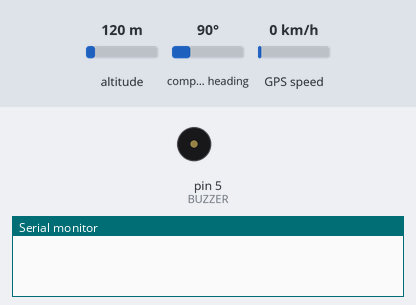
This sketch was run on a simulated Arduino Uno, built with avr-gcc and run on an emulated ATmega328P. On the bench: buzzer (waves = sounding, pin HIGH), the last lines printed to the serial monitor. Inputs (shaded band) come from the test bench; at power-on: altitude 120 m, compass heading 90°, GPS speed 0 km/h. The GPS gets a fix after 3 s at 37.7749, -122.4194 with 8 satellites; the modem accepts every AT command (registered, SIM ready, sends succeed) and sends nothing else.

Above: at 0.1 s.
At 99.9 s:
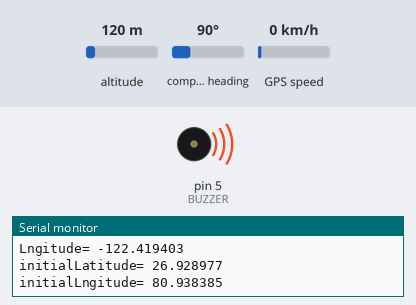
Timing chart, 0 to 104.6 s (numbered marks = the images above):
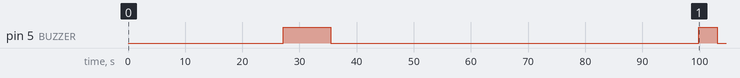

The sketch:

src.ino
```cpp
#include <SoftwareSerial.h>

#include <AltSoftSerial.h>
#include <TinyGPS++.h>

//--------------------------------------------------------------
//enter your personal phone number to receive sms alerts.
//phone number must start with country code.
const String PHONE = "+917619958441";
//--------------------------------------------------------------
//GSM Module RX pin to Arduino 9
//GSM Module TX pin to Arduino 8
#define rxPin 9
#define txPin 8
SoftwareSerial sim800(rxPin,txPin);
//--------------------------------------------------------------
//GPS Module RX pin to Arduino 11
//GPS Module TX pin to Arduino 12
AltSoftSerial neogps;
TinyGPSPlus gps;
//--------------------------------------------------------------
#define BUZZER 5

// Alarm
int buzzer_timer = 0;
bool alarm = false;
boolean send_alert_once = true;
//--------------------------------------------------------------
// Size of the geo fence (in meters)
const float maxDistance = 30;

//--------------------------------------------------------------
float initialLatitude = 26.9289779376603;
float initialLongitude = 80.93838258728356;

float latitude, longitude;
//--------------------------------------------------------------


void getGps(float& latitude, float& longitude);


/*****************************************************************************************
 * setup() function
 *****************************************************************************************/
void setup()
{
  //--------------------------------------------------------------
  //Serial.println("Arduino serial initialize");
  Serial.begin(9600);
  //--------------------------------------------------------------
  //Serial.println("SIM800L serial initialize");
  sim800.begin(9600);
  //--------------------------------------------------------------
  //Serial.println("NEO6M serial initialize");
  neogps.begin(9600);
  //--------------------------------------------------------------
  pinMode(BUZZER, OUTPUT);
  //--------------------------------------------------------------
  sim800.println("AT"); //Check GSM Module
  delay(1000);
  sim800.println("ATE1"); //Echo ON
  delay(1000);
  sim800.println("AT+CPIN?"); //Check SIM ready
  delay(1000);
  sim800.println("AT+CMGF=1"); //SMS text mode
  delay(1000);
  sim800.println("AT+CNMI=1,1,0,0,0"); /// Decides how newly arrived SMS should be handled
  delay(1000);
  //AT +CNMI = 2,1,0,0,0 - AT +CNMI = 2,2,0,0,0 (both are same)
  //--------------------------------------------------------------
  delay(20000);
  buzzer_timer = millis();
}


/*****************************************************************************************
 * loop() function
 *****************************************************************************************/
void loop()
{
  //--------------------------------------------------------------
  getGps(latitude, longitude);
  //--------------------------------------------------------------
  float distance = getDistance(latitude, longitude, initialLatitude, initialLongitude);
  //--------------------------------------------------------------
  Serial.print("Latitude= "); Serial.println(latitude, 6);
  Serial.print("Lngitude= "); Serial.println(longitude, 6);
  Serial.print("initialLatitude= "); Serial.println(initialLatitude, 6);
  Serial.print("initialLngitude= "); Serial.println(initialLongitude, 6);
  Serial.print("current Distance= "); Serial.println(distance);
  //--------------------------------------------------------------
  // Set alarm on?
  if(distance > maxDistance) {
    //------------------------------------------
    if(send_alert_once == true){
      digitalWrite(BUZZER, HIGH);
      sendAlert();
      alarm = true;
      send_alert_once = false;
      buzzer_timer = millis();
    }
    //------------------------------------------
  }
  else{
    send_alert_once = true;
  }
  //--------------------------------------------------------------

  // Handle alarm
  if (alarm == true) {
    if (millis() - buzzer_timer > 5000) {
      digitalWrite(BUZZER, LOW);
      alarm = false;
      buzzer_timer = 0;
    }
  }
  //--------------------------------------------------------------
  while(sim800.available()){
    Serial.println(sim800.readString());
  }
  //--------------------------------------------------------------
  while(Serial.available())  {
    sim800.println(Serial.readString());
  }
  //--------------------------------------------------------------


}


/*****************************************************************************************
* getDistance() function
*****************************************************************************************/

// Calculate distance between two points
float getDistance(float flat1, float flon1, float flat2, float flon2) {

  // Variables
  float dist_calc=0;
  float dist_calc2=0;
  float diflat=0;
  float diflon=0;

  // Calculations
  diflat  = radians(flat2-flat1);
  flat1 = radians(flat1);
  flat2 = radians(flat2);
  diflon = radians((flon2)-(flon1));

  dist_calc = (sin(diflat/2.0)*sin(diflat/2.0));
  dist_calc2 = cos(flat1);
  dist_calc2*=cos(flat2);
  dist_calc2*=sin(diflon/2.0);
  dist_calc2*=sin(diflon/2.0);
  dist_calc +=dist_calc2;

  dist_calc=(2*atan2(sqrt(dist_calc),sqrt(1.0-dist_calc)));

  dist_calc*=6371000.0; //Converting to meters

  return dist_calc;
}


/*****************************************************************************************
 * getGps() Function
*****************************************************************************************/
void getGps(float& latitude, float& longitude)
{
  // Can take up to 60 seconds
  boolean newData = false;
  for (unsigned long start = millis(); millis() - start < 2000;){
    while (neogps.available()){
      if (gps.encode(neogps.read())){
        newData = true;
        break;
      }
    }
  }

  if (newData) //If newData is true
  {
    latitude = gps.location.lat();
    longitude = gps.location.lng();
    newData = false;
  }
  else {
    Serial.println("No GPS data is available");
    latitude = 0;
    longitude = 0;
  }
}


/*****************************************************************************************
* sendAlert() function
*****************************************************************************************/
void sendAlert()
{
  //return;
  String sms_data;
  sms_data = "ALERT! Device is outside the predefined area.\r";
  sms_data += "http://maps.google.com/maps?q=loc:";
  sms_data += String(latitude) + "," + String(longitude);

  //return;
  sim800.print("AT+CMGF=1\r");
  delay(1000);
  sim800.print("AT+CMGS=\""+PHONE+"\"\r");
  delay(1000);
  sim800.print(sms_data);
  delay(100);
  sim800.write(0x1A); //ascii code for ctrl-26 //sim800.println((char)26); //ascii code for ctrl-26
  delay(1000);
  Serial.println("SMS Sent Successfully.");

}
```

Measured:
- by itself, pin 5 (BUZZER): HIGH → LOW at 35.5 s, → HIGH 64.4 s later, → LOW 3.2 s later
